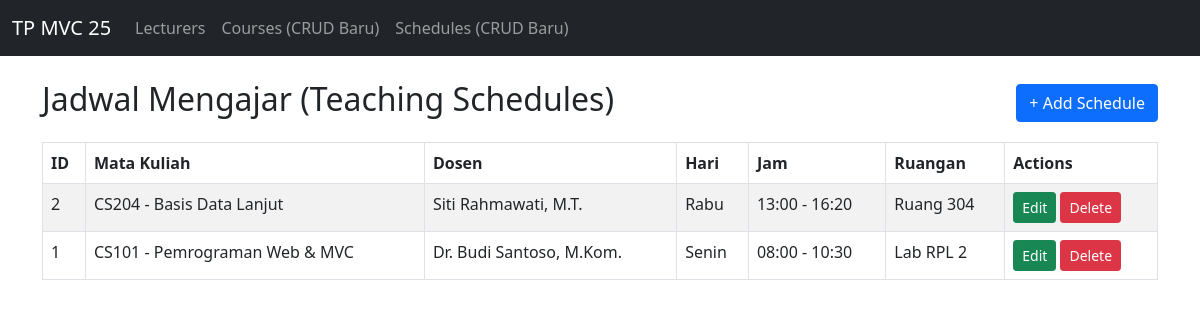
Screenshot of /Project/index.php?controller=schedule&action=index with the database file from the repository.
### tables this page shows
CREATE TABLE IF NOT EXISTS `teaching_schedules` (
  `id` INT(11) NOT NULL AUTO_INCREMENT,
  `course_id` INT(11) NOT NULL,
  `lecturer_id` INT(11) NOT NULL,
  `day_of_week` ENUM('Senin', 'Selasa', 'Rabu', 'Kamis', 'Jumat', 'Sabtu') NOT NULL,
  `start_time` TIME NOT NULL,
  `end_time` TIME NOT NULL,
  `room` VARCHAR(50) NOT NULL,
  PRIMARY KEY (`id`),
  KEY `fk_schedules_course` (`course_id`),
  KEY `fk_schedules_lecturer` (`lecturer_id`),
  CONSTRAINT `fk_schedules_course` FOREIGN KEY (`course_id`)
    REFERENCES `courses` (`id`) ON DELETE CASCADE ON UPDATE CASCADE,
  CONSTRAINT `fk_schedules_lecturer` FOREIGN KEY (`lecturer_id`)
    REFERENCES `lecturers` (`id`) ON DELETE CASCADE ON UPDATE CASCADE
);

CREATE TABLE IF NOT EXISTS `courses` (
  `id` INT(11) NOT NULL AUTO_INCREMENT,
  `course_code` VARCHAR(20) NOT NULL UNIQUE,
  `course_name` VARCHAR(120) NOT NULL,
  `credits` INT(2) NOT NULL DEFAULT 3,
  `semester` VARCHAR(20) NOT NULL,
  `lecturer_id` INT(11) NOT NULL,
  PRIMARY KEY (`id`),
  KEY `fk_courses_lecturer` (`lecturer_id`),
  CONSTRAINT `fk_courses_lecturer` FOREIGN KEY (`lecturer_id`)
    REFERENCES `lecturers` (`id`) ON DELETE CASCADE ON UPDATE CASCADE
);

CREATE TABLE IF NOT EXISTS `lecturers` (
  `id` INT(11) NOT NULL AUTO_INCREMENT,
  `name` VARCHAR(100) NOT NULL,
  `nidn` VARCHAR(30) NOT NULL UNIQUE,
  `email` VARCHAR(100) NOT NULL,
  `department` VARCHAR(80) NOT NULL DEFAULT 'Ilmu Komputer',
  `phone` VARCHAR(20) NOT NULL,
  `join_date` DATE NOT NULL,
  `status` ENUM('Active', 'Inactive') NOT NULL DEFAULT 'Active',
  PRIMARY KEY (`id`)
);

### Project/controllers/ScheduleController.php (called while the page is built, shortened)
<?php
require_once "models/Schedule.php";
class ScheduleController
{
    private $scheduleModel;
    public function __construct($db)
    {
        $this->scheduleModel = new Schedule($db);
    }
    public function index()
    {
        $schedules = $this->scheduleModel->getAllWithDetails();
        require_once "views/schedules/index.php";
    }
}

### Project/models/Schedule.php (called while the page is built, shortened)
<?php
class Schedule
{
    private $conn;
    private $table = "teaching_schedules";
    public function __construct($db)
    {
        $this->conn = $db;
    }
    public function getAllWithDetails()
    {
        $sql = "SELECT s.*, c.course_code, c.course_name, l.name AS lecturer_name
                FROM {$this->table} s
                JOIN courses c ON s.course_id = c.id
                JOIN lecturers l ON s.lecturer_id = l.id
                ORDER BY s.id DESC";
        return $this->conn->query($sql);
    }
}

### Project/views/schedules/index.php (the view)
<?php require_once "views/layout/header.php"; ?>
<div class="d-flex justify-content-between align-items-center mb-3">
  <h2>Jadwal Mengajar (Teaching Schedules)</h2>
  <a class="btn btn-primary" href="index.php?controller=schedule&action=create">+ Add Schedule</a>
</div>
<table class="table table-bordered table-striped">
  <thead>
    <tr>
      <th>ID</th>
      <th>Mata Kuliah</th>
      <th>Dosen</th>
      <th>Hari</th>
      <th>Jam</th>
      <th>Ruangan</th>
      <th>Actions</th>
    </tr>
  </thead>
  <tbody>
    <?php while ($row = $schedules->fetch_assoc()): ?>
    <tr>
      <td><?= htmlspecialchars($row['id']) ?></td>
      <td><?= htmlspecialchars($row['course_code']) ?> - <?= htmlspecialchars($row['course_name']) ?></td>
      <td><?= htmlspecialchars($row['lecturer_name']) ?></td>
      <td><?= htmlspecialchars($row['day_of_week']) ?></td>
      <td><?= htmlspecialchars(substr($row['start_time'], 0, 5)) ?> - <?= htmlspecialchars(substr($row['end_time'], 0, 5)) ?></td>
      <td><?= htmlspecialchars($row['room']) ?></td>
      <td>
        <a class="btn btn-sm btn-success" href="index.php?controller=schedule&action=edit&id=<?= $row['id'] ?>">Edit</a>
        <a class="btn btn-sm btn-danger" href="index.php?controller=schedule&action=delete&id=<?= $row['id'] ?>" onclick="return confirm('Hapus jadwal ini?')">Delete</a>
      </td>
    </tr>
    <?php endwhile; ?>
  </tbody>
</table>
<?php require_once "views/layout/footer.php"; ?>

### Project/index.php (shortened to what this page needs)
<?php
$database = new Database();
$db = $database->conn;
$controller = isset($_GET['controller']) ? strtolower($_GET['controller']) : 'lecturer';
$action = isset($_GET['action']) ? $_GET['action'] : 'index';
switch ($controller) {
    case 'schedule':
        require_once "controllers/ScheduleController.php";
        $ctrl = new ScheduleController($db);
        break;
}
if (method_exists($ctrl, $action)) {
    $ctrl->$action();
} else {
    $ctrl->index();
}

### Project/views/layout/header.php (shortened to what this page needs)
<!DOCTYPE html>
<html lang="id">
<head>
  <link rel="stylesheet" href="assets/bootstrap.min.css">
</head>
<body>
<nav class="navbar navbar-expand-lg navbar-dark bg-dark">
  <div class="container-fluid">
    <a class="navbar-brand" href="index.php?controller=lecturer&action=index">TP MVC 25</a>
    <div class="collapse navbar-collapse" id="navbarNav">
      <ul class="navbar-nav">
        <li class="nav-item">
          <a class="nav-link" href="index.php?controller=lecturer&action=index">Lecturers</a>
        </li>
        <li class="nav-item">
          <a class="nav-link" href="index.php?controller=course&action=index">Courses (CRUD Baru)</a>
        </li>
        <li class="nav-item">
          <a class="nav-link" href="index.php?controller=schedule&action=index">Schedules (CRUD Baru)</a>
        </li>
      </ul>
    </div>
  </div>
</nav>
<div class="container my-4">

### Project/views/layout/footer.php (shortened to what this page needs)
</div>
</body>
</html>

### rows the page displays
teaching_schedules: id "2", course.course_code "CS204", course.course_name "Basis Data Lanjut", lecturer.name "Siti Rahmawati, M.T.", day_of_week "Rabu", start_time "13:00", end_time "16:20", room "Ruang 304"
teaching_schedules: id "1", course.course_code "CS101", course.course_name "Pemrograman Web & MVC", lecturer.name "Dr. Budi Santoso, M.Kom.", day_of_week "Senin", start_time "08:00", end_time "10:30", room "Lab RPL 2"
